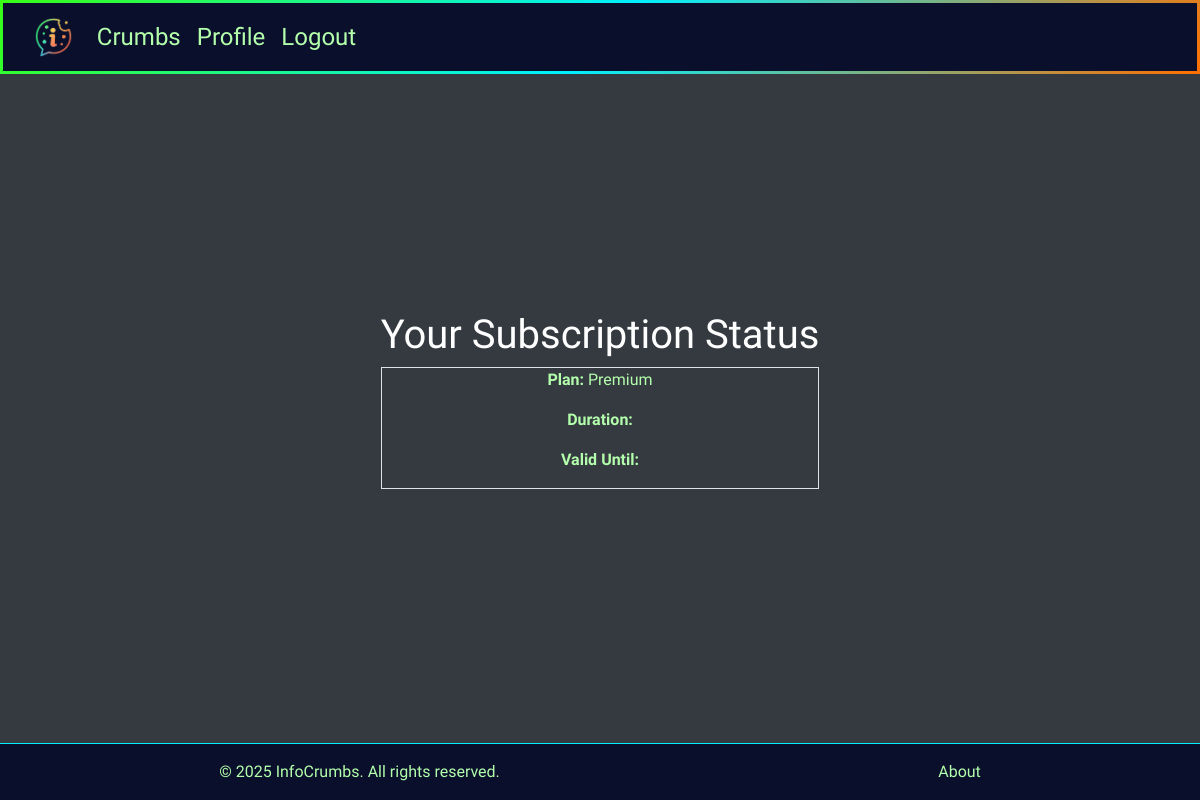
The app's page /subscriptions/status/ (signed in), older data.
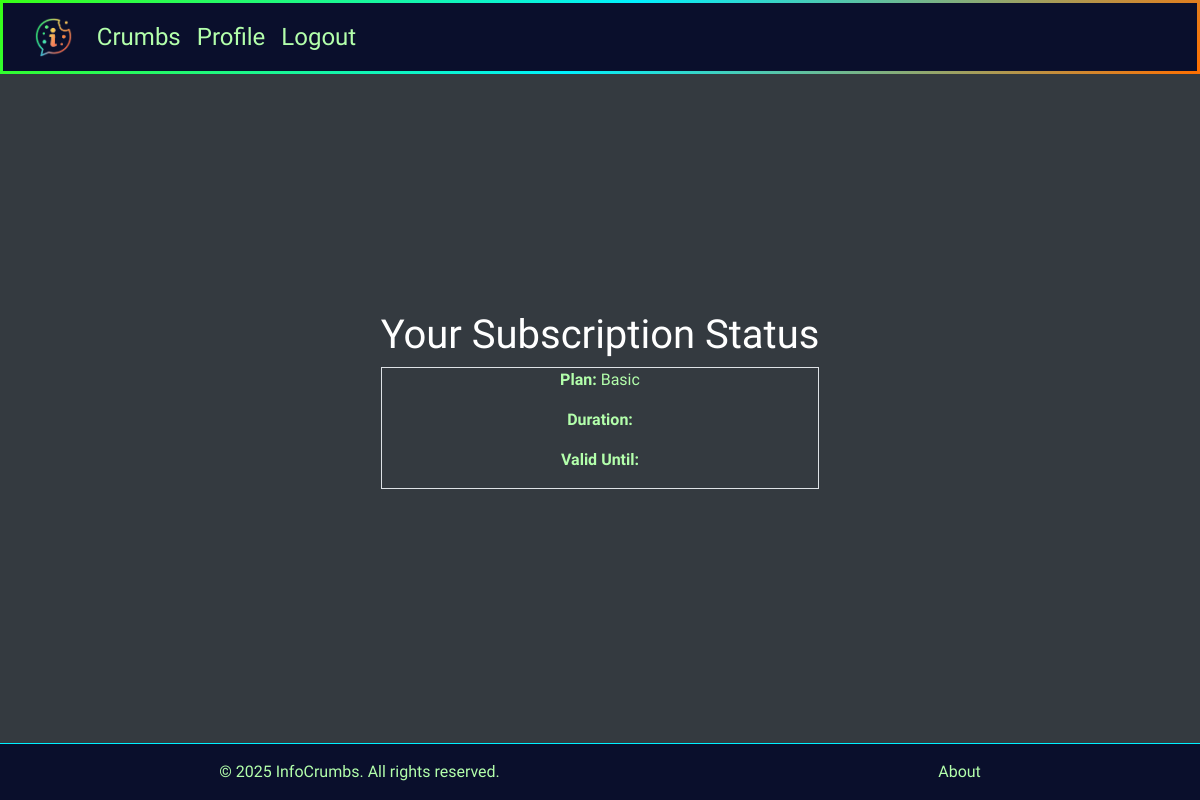
The same page, newer data.
### subscriptions/models.py (models this page shows, shortened)
class UserSubscription(models.Model):
    user = models.OneToOneField(
        settings.AUTH_USER_MODEL,
        on_delete=models.CASCADE
    )
    plan = models.ForeignKey(
        SubscriptionPlan,
        on_delete=models.SET_NULL,
        null=True
    )
    frequency = models.ForeignKey(
        SubscriptionFrequency,
        on_delete=models.SET_NULL,
        null=True
    )
    start_date = models.DateTimeField(auto_now_add=True)
    end_date = models.DateTimeField()
    active = models.BooleanField(default=False)
    stripe_payment_intent_id = models.CharField(
        max_length=255, blank=True, null=True, unique=True
        )

class SubscriptionPlan(models.Model):
    PLAN_CHOICES = [
        ('basic', 'Basic'),
        ('premium', 'Premium'),
    ]
    name = models.CharField(max_length=20, choices=PLAN_CHOICES, unique=True)
    topic_limit = models.PositiveIntegerField(default=2)
    price = models.DecimalField(max_digits=6, decimal_places=2, default=0.00)

### subscriptions/views.py (the view)
# urls.py: path('status/', views.subscription_status, name='subscription_status'),
@login_required
def subscription_status(request):
    try:
        subscription = request.user.usersubscription
    except UserSubscription.DoesNotExist:
        subscription = None
    return render(request, 'subscriptions/subscription_status.html', {
        'subscription': subscription
    })

### subscriptions/templates/subscriptions/subscription_status.html (shortened to what this page needs)
{% extends "base.html" %}
{% load static %}
{% block content %}
<div class="container max-w-xl mx-auto">
    <h1 class="text-2xl font-bold mb-6 text-center text-white">Your Subscription Status</h1>
    {% if subscription %}
        <div class="bg-[#1A103D] p-6 rounded-2xl shadow-md border border-[#333A56] text-light text-center">
            <p><strong class="text-neon-green">Plan:</strong> {{ subscription.plan.name|title }}</p>
            <p><strong class="text-neon-blue">Duration:</strong> {{ subscription.get_frequency_display }}</p>
            <p><strong class="text-neon-orange">Valid Until:</strong> {{ subscription.valid_until|date:"Y-m-d H:i" }}</p>
        </div>
    {% endif %}
</div>
{% endblock %}

### templates/base.html (shortened to what this page needs)
{% load static %}
<!DOCTYPE html>
<html lang="en">
<head>
    {% load static %}
    <link rel="stylesheet" href="https://cdn.jsdelivr.net/npm/bootstrap@4.0.0/dist/css/bootstrap.min.css"
>
    <link rel="stylesheet" href="{% static 'css/base.css' %}">
</head>
<body class="bg-dark text-light">
    <header class="site-header">
        <nav class="navbar navbar-dark navbar-expand-lg gradient-border">
            <div class="container-fluid">
                <a class="navbar-brand logo-link" href="{% url 'home' %}">
                    <img src="{% static 'images/infocrumbs-nav-icon.png' %}" alt="InfoCrumbs Logo" class="logo-glow" height="40">
                </a>
                <div class="collapse navbar-collapse" id="navbarContent">
                    <ul class="navbar-nav ms-auto mb-2 mb-lg-0">
                        {% if user.is_authenticated %}
                            <li class="nav-item">
                                <a class="nav-link text-light" href="{% url 'crumb_list' %}">Crumbs</a>
                            </li>
                            <li class="nav-item">
                                <a class="nav-link text-light" href="{% url 'account_profile' %}">Profile</a>
                            </li>
                            <li class="nav-item">
                                <form method="post" action="{% url 'account_logout' %}" class="d-inline">
                                    <button type="submit" class="nav-link text-light" style="border: none; background: none;">
                                        Logout
                                    </button>
                                </form>
                            </li>
                        {% endif %}
                    </ul>
                </div>
            </div>
        </nav>
    </header>
    <main class="site-main">
        {% block content %}{% endblock %}
    </main>
<footer class="site-footer d-flex flex-row justify-content-around">
    <p class="mt-3">
        &copy; 2025 InfoCrumbs. All rights reserved.
    </p>
    <a href="{% url 'about' %}" class="link-body-emphasis link-offset-2 link-underline-opacity-25 link-underline-opacity-75-hover mt-3">About</a>
</footer>
</body>
</html>

### static/css/base.css (style rules this page uses)
:root { --bg-dark: #0A0F2C; --bg-alt: #1A103D; --bg-light: #2A1F52; --text-light: #B3FFAB; --text-dark: #080e45; --text-muted: #80A89C; --neon-green: #39FF14; --neon-orange: #FF6F00; --neon-blue: #00F0FF; --neon-purple: #A020F0; --neon-pink: #FF1493; --border-gradient: linear-gradient( 135deg, var(--neon-green) 0%, var(--neon-blue) 50%, var(--neon-orange) 100% ); --border-gradient-hover: linear-gradient( 100deg, var(--neon-green) 0%, var(--neon-blue) 50%, var(--neon-orange) 100% ); --button-gradient: linear-gradient( 45deg, var(--neon-blue), var(--neon-purple) ); --text-gradient: linear-gradient( 75deg, var(--neon-green), var(--neon-blue), var(--neon-orange), var(--neon-purple) ); --font-primary: 'Tilt Neon', sans-serif; --font-secondary: 'Courier New', Courier, monospace; --font-size-base: 16px; --font-size-sm: 14px; --font-size-md: 18px; --font-size-lg: 24px; --font-size-xl: 36px; --line-height-base: 1.6; --spacing-xs: 4px; --spacing-sm: 8px; --spacing-md: 16px; --spacing-lg: 24px; --spacing-xl: 48px; --border-width: 3px; --border-radius-sm: 4px; --border-radius-md: 8px; --border-radius-lg: 12px; --glow-effect: 0 0 10px var(--neon-green), 0 0 20px var(--neon-blue), 0 0 30px var(--neon-orange); --text-shadow-neon: 0 0 5px var(--neon-green), 0 0 10px var(--neon-blue); --box-shadow-elevate: 0 5px 15px rgba(0, 0, 0, 0.5); --transition-speed: 0.3s ease-in-out; --z-index-base: 1; --z-index-dropdown: 10; --z-index-modal: 100; --z-index-tooltip: 1000; }
body { background-color: var(--bg-dark); color: var(--text-light); font-family: var(--font-primary); margin: 0; padding: 0; display: flex; justify-content: center; align-items: center; height: 100vh; }
.gradient-border { border: var(--border-width) solid transparent; background: linear-gradient(to right, var(--bg-dark), var(--bg-dark)), var(--border-gradient); background-clip: padding-box, border-box; background-origin: border-box; }
.text-light { color: var(--text-light) !important; }
.site-header { position: fixed; top: 0; left: 0; right: 0; font-size: var(--font-size-lg); color: var(--text-light); background-color: var(--bg-alt); z-index: var(--z-index-dropdown); }
.navbar { display: flex; justify-content: space-between; align-items: center; background-color: var--(--bg-dark) !important; }
.site-footer { position: fixed; bottom: 0; left: 0; right: 0; text-align: center; color: var(--text-light); background-color: var(--bg-dark); border-top: 1px solid var(--neon-blue); }
footer a { color: var(--text-light); text-decoration: none; transition: color var(--transition-speed); }
.site-main { padding: var(--spacing-lg); max-width: 1000px; margin: auto; }

Row changes from the older to the newer data that the page shows:
changed UserSubscription: plan.name "Premium" → "Basic"
